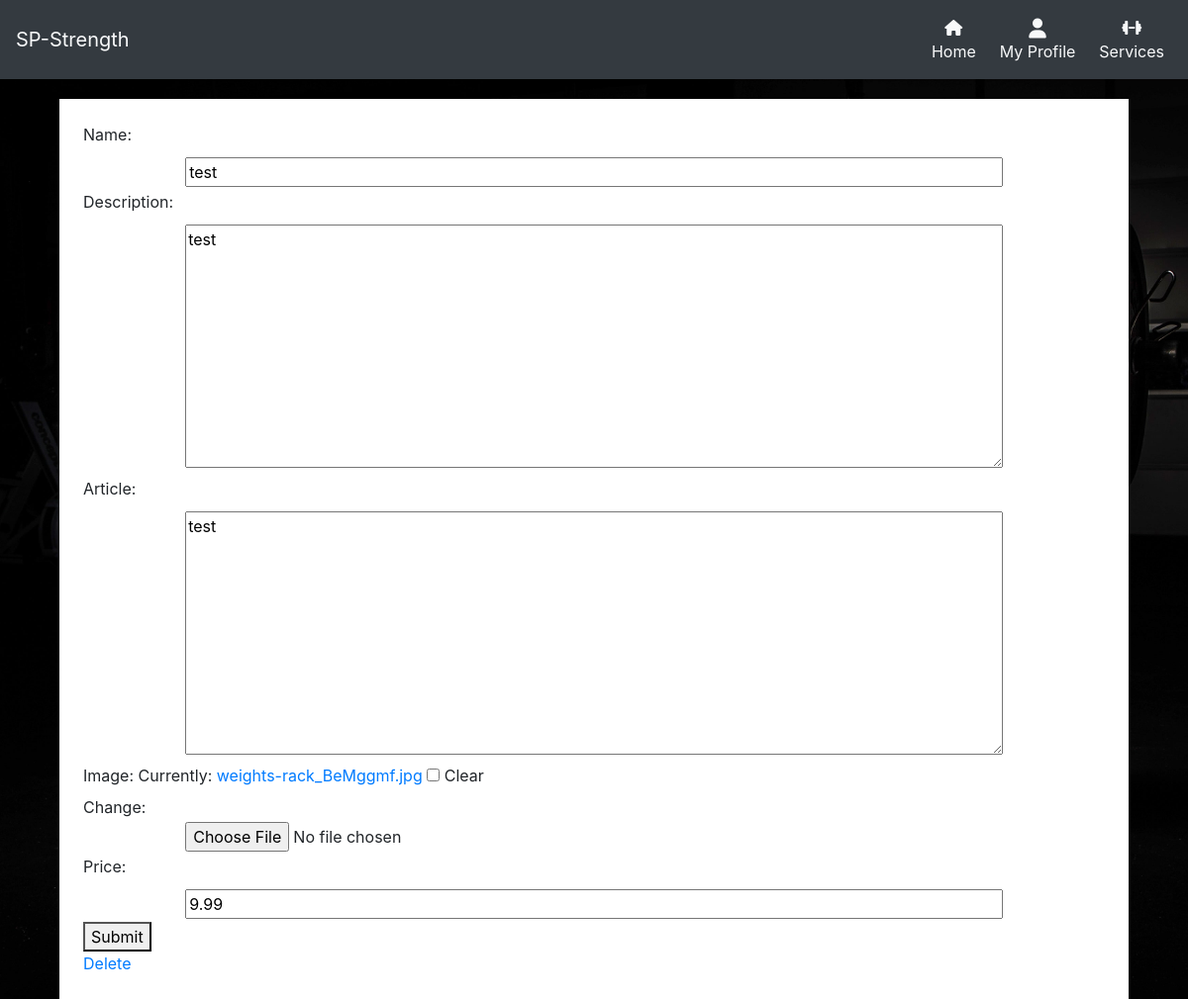
Screenshot of /services/edit/test/ (signed in) with the database file from the repository.
### services/models.py (models this page shows)
class Training_Type(models.Model):
    name = models.CharField(max_length=64)
    description = models.TextField()
    article = models.TextField(null=True, blank=True)
    image = models.ImageField()
    price = models.DecimalField(decimal_places=2, max_digits=5, null=False, blank=False, default=9.99)
    def __str__(self):
        return self.name

### services/views.py (the view)
# urls.py: path('edit/<str:article_name>/', views.edit, name='edit'),
def edit(request, article_name):
    article_name = get_object_or_404(Training_Type, name=article_name)
    context = {
                'article': article_name
            }
    if request.user.is_superuser:
        if request.method == 'POST':
            form = ArticleForm(request.POST, request.FILES,
                               instance=article_name)
            if form.is_valid():
                form.save()
                return redirect('article', article_name)
        else:
            form = ArticleForm(instance=article_name)
        context = {
            'article': article_name,
            'form': form
        }
        return render(request, 'services/edit.html', context)
    else:
        return redirect('article', article_name)

### services/forms.py
class ArticleForm(forms.ModelForm):
    class Meta:
        model = Training_Type
        fields = '__all__'
    image = forms.ImageField(label='Image', required=False)
    def __init__(self, *args, **kwargs):
        super().__init__(*args, **kwargs)
        placeholders = {
            'name': 'name',
            'description': 'description',
            'article': 'article content',
            'image': 'image',
            'price': 'price',
        }
        self.fields['name'].widget.attrs['readonly'] = True
        self.fields['description'].widget.attrs['autofocus'] = True
        for field in self.fields:
            placeholder = placeholders[field]
            self.fields[field].widget.attrs['placeholder'] = placeholder
            self.fields[field].widget.attrs['class'] = 'formstyle'

### services/templates/services/edit.html (shortened to what this page needs)
<!DOCTYPE html>
{% extends 'base.html' %}
{% load static %}
{% block content %}
    <div class="container-fluid top-margin services-container p-4">
        <div class="row">
           <div class="col-12">
                <form action = "{% url 'edit' article %}" method = "POST" id="article_update" enctype="multipart/form-data">
                    {{ form }}
                    <button type="submit">Submit</button>
                </form>
                    <a href="{% url 'delete' article %}">Delete</a>
            </div>
        </div>
    </div>
{% endblock %}

### static/css/style.css (style rules this page uses)
body { background: url('/media/back-squat-min.jpg') no-repeat center center fixed; background-size: cover; height: 100vh; z-index: -1000; }
.top-margin { margin-top: 66px; }
.services-container { margin-left: 5%; margin-right: 5%; width: 90%; background-color: white; margin-top: 100px; }
.formstyle { width: 80%; margin: 3px 10% }

### rows the page displays
Training_Type: name "test", description "test", article "test", price "9.99"
